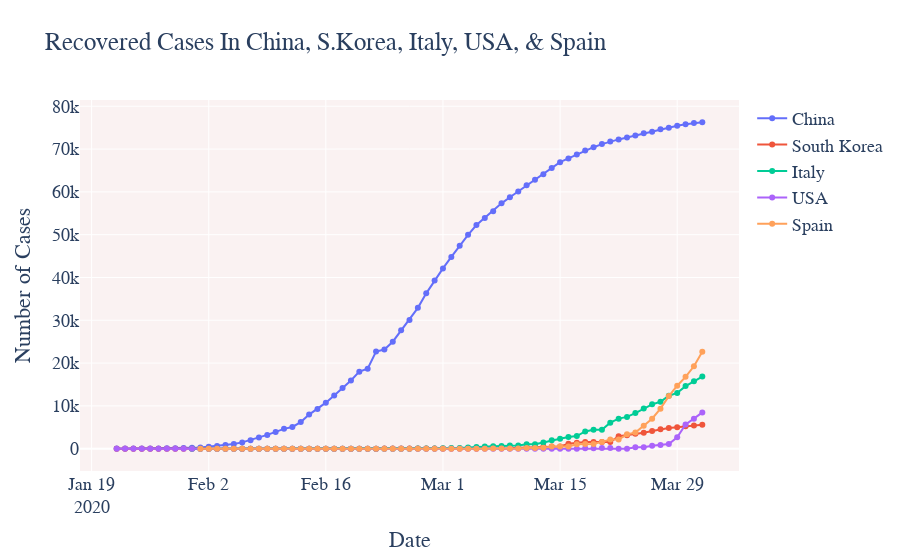

This figure's notebook cell:
### Markdown cell above
##### Keys Takeaways:
* At the begining of February the confirmed cases in China, S.Korea, Italy, USA, & Spain are 11,871;12; 0; 6; and 1 respectively
* Confirmed cases In China rise steadily and in mid Feb, it seems Chinal has control over the pandemic. The confirmed cases of China are level off from mid Feb. At 04/01/20 confirmed cases are 81,555 cases
* Meanwhile at Mar 15th confirmed cases in USA start to increase suddenly, and at the beginning of April its confirmed cases are 213,372 cases
* South Korea has handled the pandemic very well. At 04/01/20 confirmed cases in South Korea are 9,887 cases
* Confirmed cases in both Italy and Spain are increasing, at 04/01/20 the confirmed cases in both countries are 110,574 and 104,118 respectively
** We should take notes and learn how China and South Korea handle the pandemic !

### Code cell
import plotly.graph_objs as go
fig = go.Figure()
fig.add_trace(go.Scatter(x=df_china['ObservationDate'], y=df_china['Recovered'],
                    mode='lines+markers',name='China'))
fig.add_trace(go.Scatter(x=df_sKorea['ObservationDate'], y=df_sKorea['Recovered'],
                    mode='lines+markers',name='South Korea'))
fig.add_trace(go.Scatter(x=df_italy['ObservationDate'], y=df_italy['Recovered'],
                    mode='lines+markers',name='Italy'))
fig.add_trace(go.Scatter(x=df_USA['ObservationDate'], y=df_USA['Recovered'],
                    mode='lines+markers',name='USA'))
fig.add_trace(go.Scatter(x=df_Spain['ObservationDate'], y=df_Spain['Recovered'],
                    mode='lines+markers',name='Spain'))
fig.update_layout(title_text='Recovered Cases In China, S.Korea, Italy, USA, & Spain',xaxis_title='Date',yaxis_title='Number of Cases',plot_bgcolor='rgb(250, 242, 242)', font=dict(
        family="Courier New, monospace",
        size=18,
    ))

fig.show()
